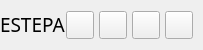
           <widget class="QFrame" name="contentTopBg">
            <property name="minimumSize">
             <size>
              <width>0</width>
              <height>50</height>
             </size>
            </property>
            <property name="maximumSize">
             <size>
              <width>16777215</width>
              <height>50</height>
             </size>
            </property>
            <property name="frameShape">
             <enum>QFrame::NoFrame</enum>
            </property>
            <property name="frameShadow">
             <enum>QFrame::Raised</enum>
            </property>
            <layout class="QHBoxLayout" name="horizontalLayout">
             <property name="spacing">
              <number>0</number>
             </property>
             <property name="leftMargin">
              <number>0</number>
             </property>
             <property name="topMargin">
              <number>0</number>
             </property>
             <property name="rightMargin">
              <number>10</number>
             </property>
             <property name="bottomMargin">
              <number>0</number>
             </property>
             <item>
              <widget class="QFrame" name="leftBox">
               <property name="sizePolicy">
                <sizepolicy hsizetype="Expanding" vsizetype="Preferred">
                 <horstretch>0</horstretch>
                 <verstretch>0</verstretch>
                </sizepolicy>
               </property>
               <property name="frameShape">
                <enum>QFrame::NoFrame</enum>
               </property>
               <property name="frameShadow">
                <enum>QFrame::Raised</enum>
               </property>
               <layout class="QHBoxLayout" name="horizontalLayout_3">
                <property name="spacing">
                 <number>0</number>
                </property>
                <property name="leftMargin">
                 <number>0</number>
                </property>
                <property name="topMargin">
                 <number>0</number>
                </property>
                <property name="rightMargin">
                 <number>0</number>
                </property>
                <property name="bottomMargin">
                 <number>0</number>
                </property>
                <item>
                 <widget class="QLabel" name="titleRightInfo">
                  <property name="sizePolicy">
                   <sizepolicy hsizetype="Preferred" vsizetype="Expanding">
                    <horstretch>0</horstretch>
                    <verstretch>0</verstretch>
                   </sizepolicy>
                  </property>
                  <property name="maximumSize">
                   <size>
                    <width>16777215</width>
                    <height>45</height>
                   </size>
                  </property>
                  <property name="font">
                   <font>
                    <family>Microsoft JhengHei</family>
                    <pointsize>14</pointsize>
                    <weight>9</weight>
                    <italic>false</italic>
                    <bold>false</bold>
                   </font>
                  </property>
                  <property name="styleSheet">
                   <string notr="true">font: 75 14pt &quot;Microsoft JhengHei&quot;;</string>
                  </property>
                  <property name="text">
                   <string>ESTEPA</string>
                  </property>
                  <property name="scaledContents">
                   <bool>false</bool>
                  </property>
                  <property name="alignment">
                   <set>Qt::AlignLeading|Qt::AlignLeft|Qt::AlignVCenter</set>
                  </property>
                 </widget>
                </item>
               </layout>
              </widget>
             </item>
             <item alignment="Qt::AlignRight">
              <widget class="QFrame" name="rightButtons">
               <property name="minimumSize">
                <size>
                 <width>0</width>
                 <height>28</height>
                </size>
               </property>
               <property name="frameShape">
                <enum>QFrame::NoFrame</enum>
               </property>
               <property name="frameShadow">
                <enum>QFrame::Raised</enum>
               </property>
               <layout class="QHBoxLayout" name="horizontalLayout_2">
                <property name="spacing">
                 <number>5</number>
                </property>
                <property name="leftMargin">
                 <number>0</number>
                </property>
                <property name="topMargin">
                 <number>0</number>
                </property>
                <property name="rightMargin">
                 <number>0</number>
                </property>
                <property name="bottomMargin">
                 <number>0</number>
                </property>
                <item>
                 <widget class="QPushButton" name="settingsTopBtn">
                  <property name="minimumSize">
                   <size>
                    <width>28</width>
                    <height>28</height>
                   </size>
                  </property>
                  <property name="maximumSize">
                   <size>
                    <width>28</width>
                    <height>28</height>
                   </size>
                  </property>
                  <property name="cursor">
                   <cursorShape>PointingHandCursor</cursorShape>
                  </property>
                  <property name="toolTip">
                   <string>Settings</string>
                  </property>
                  <property name="text">
                   <string/>
                  </property>
                  <property name="icon">
                   <iconset resource="resources.qrc">
                    <normaloff>:/icons/images/icons/icon_settings.png</normaloff>:/icons/images/icons/icon_settings.png</iconset>
                  </property>
                  <property name="iconSize">
                   <size>
                    <width>20</width>
                    <height>20</height>
                   </size>
                  </property>
                 </widget>
                </item>
                <item>
                 <widget class="QPushButton" name="minimizeAppBtn">
                  <property name="minimumSize">
                   <size>
                    <width>28</width>
                    <height>28</height>
                   </size>
                  </property>
                  <property name="maximumSize">
                   <size>
                    <width>28</width>
                    <height>28</height>
                   </size>
                  </property>
                  <property name="cursor">
                   <cursorShape>PointingHandCursor</cursorShape>
                  </property>
                  <property name="toolTip">
                   <string>Minimize</string>
                  </property>
                  <property name="text">
                   <string/>
                  </property>
                  <property name="icon">
                   <iconset resource="resources.qrc">
                    <normaloff>:/icons/images/icons/icon_minimize.png</normaloff>:/icons/images/icons/icon_minimize.png</iconset>
                  </property>
                  <property name="iconSize">
                   <size>
                    <width>20</width>
                    <height>20</height>
                   </size>
                  </property>
                 </widget>
                </item>
                <item>
                 <widget class="QPushButton" name="maximizeRestoreAppBtn">
                  <property name="minimumSize">
                   <size>
                    <width>28</width>
                    <height>28</height>
                   </size>
                  </property>
                  <property name="maximumSize">
                   <size>
                    <width>28</width>
                    <height>28</height>
                   </size>
                  </property>
                  <property name="font">
                   <font>
                    <family>Segoe UI</family>
                    <pointsize>10</pointsize>
                    <weight>50</weight>
                    <italic>false</italic>
                    <bold>false</bold>
                    <stylestrategy>PreferDefault</stylestrategy>
                   </font>
                  </property>
                  <property name="cursor">
                   <cursorShape>PointingHandCursor</cursorShape>
                  </property>
                  <property name="toolTip">
                   <string>Maximize</string>
                  </property>
                  <property name="text">
                   <string/>
                  </property>
                  <property name="icon">
                   <iconset resource="resources.qrc">
                    <normaloff>:/icons/images/icons/icon_maximize.png</normaloff>:/icons/images/icons/icon_maximize.png</iconset>
                  </property>
                  <property name="iconSize">
                   <size>
                    <width>20</width>
                    <height>20</height>
                   </size>
                  </property>
                 </widget>
                </item>
                <item>
                 <widget class="QPushButton" name="closeAppBtn">
                  <property name="minimumSize">
                   <size>
                    <width>28</width>
                    <height>28</height>
                   </size>
                  </property>
                  <property name="maximumSize">
                   <size>
                    <width>28</width>
                    <height>28</height>
                   </size>
                  </property>
                  <property name="cursor">
                   <cursorShape>PointingHandCursor</cursorShape>
                  </property>
                  <property name="toolTip">
                   <string>Close</string>
                  </property>
                  <property name="text">
                   <string/>
                  </property>
                  <property name="icon">
                   <iconset resource="resources.qrc">
                    <normaloff>:/icons/images/icons/icon_close.png</normaloff>:/icons/images/icons/icon_close.png</iconset>
                  </property>
                  <property name="iconSize">
                   <size>
                    <width>20</width>
                    <height>20</height>
                   </size>
                  </property>
                 </widget>
                </item>
               </layout>
              </widget>
             </item>
            </layout>
           </widget>
